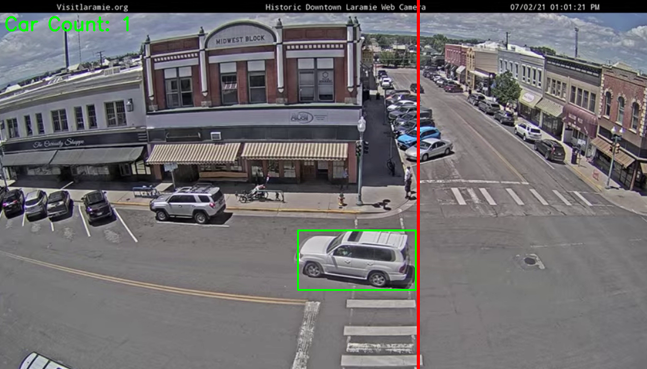
#> input picture images/counting_system.png, 647 x 369 px, given in place of Traffic_Laramie_1.mp4, which was not available
$ jupyter execute ex1_task2.ipynb
#> lines starting #> are read from the running program, lines starting #| are printed output that depends on the picture; after the words box and inside, x2 and y2 are one past the last pixel; in counts of white or black regions, pixels touching at a corner belong together; pictures that were not available may be replaced by others from this repository, and a replacement may not be noted
[cell 1]
# Import necessary libraries
import cv2
import numpy as np

[cell 2]
# Initialize video capture
video = cv2.VideoCapture("Traffic_Laramie_1.mp4")

# Get the frame rate and total frame count to calculate video duration
fps = video.get(cv2.CAP_PROP_FPS)
video_frames = video.get(cv2.CAP_PROP_FRAME_COUNT)
video_duration_seconds = video_frames / fps
video_duration_minutes = video_duration_seconds / 60

# Set the frame skip rate (For debugging purposes)
normal_frame_skip_rate = 1
fast_forward_skip_rate = 10
frame_skip_rate = normal_frame_skip_rate

initial_frame = None # Initialize the initial frame for comparison
car_count = 0 # Track number of cars that pass through the red line
line_position = 670 # Vertical line position to track cars passing through
car_positions = {} # Dictionary to store car positions
next_car_id = 0  # To assign unique IDs to each car
centroid_buffer = []  # Buffer to track centroids for duplicate counting

# Create an infinite loop to keep reading frames
while True:
    check, frame = video.read()
#> frame is the input picture: shape (369, 647, 3); mean B, G, R 111.4, 109.1, 111.7
    if not check:
        break

    # If frame_skip_rate more than 1, skip frames based on frame_skip_rate
    if frame_skip_rate > 1:
        for _ in range(frame_skip_rate - 1):
            video.grab()  # Skip frames

    # Convert the frame to grayscale and use gaussian blur to reduce noise
    gray_frame = cv2.cvtColor(frame, cv2.COLOR_BGR2GRAY)
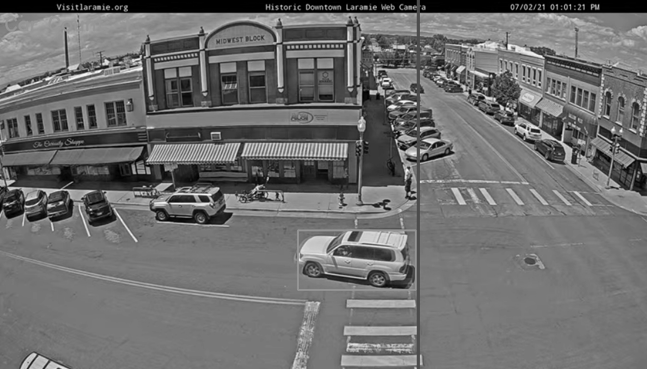
#> gray_frame: shape (369, 647); min 0, max 255, mean 110.1
    blur_frame = cv2.GaussianBlur(gray_frame, (25, 25), 0)
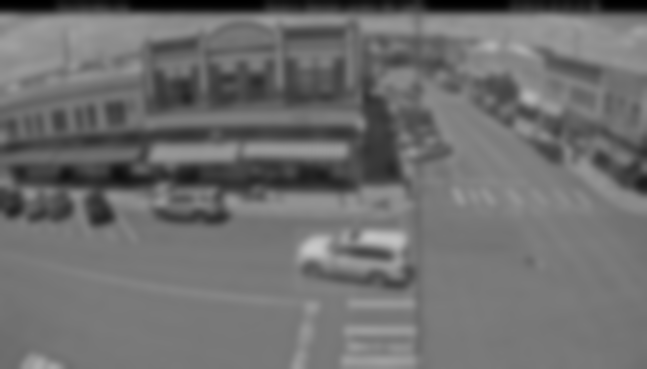
#> blur_frame: shape (369, 647); min 0, max 200, mean 110.1

    # Save the first frame as the initial frame
    if initial_frame is None:
        initial_frame = blur_frame

    # Compute the difference between the initial frame and the current frame
    delta_frame = cv2.absdiff(initial_frame, blur_frame)
#> delta_frame: shape (369, 647); every value is 0

    # Convert the difference (delta_frame) to a binary image.
    # If the pixel value is greater than 30, it will white, else it will be black.
    threshold, threshold_frame = cv2.threshold(delta_frame, 30, 255, cv2.THRESH_BINARY)

    # Apply morphological closing to close small gaps
    kernel = cv2.getStructuringElement(cv2.MORPH_RECT, (20, 20))
    closed_frame = cv2.morphologyEx(threshold_frame, cv2.MORPH_CLOSE, kernel)

    # Find contours in the thresholded frame
    contours, threshold = cv2.findContours(closed_frame, cv2.RETR_EXTERNAL, cv2.CHAIN_APPROX_SIMPLE)
#> contours = []; threshold = None

    # Loop through each detected contour
    for contour in contours:
        if cv2.contourArea(contour) < 1500:  # Ignore small contours
            continue

        # Get the bounding box around the contour, then calculate the centroid
        (x, y, w, h) = cv2.boundingRect(contour)
        centroid = (x + w // 2, y + h // 2)

        # Loop through each car's position and calculate the Euclidean distance between the
        # new centroid and the prev_centroid.
        car_matched = False
        for car_id, prev_centroid in car_positions.items():
            distance = np.linalg.norm(np.array(centroid) - np.array(prev_centroid))

            # If the distance is less than 20, assume its the same car and update its position
            if distance < 20:
                car_positions[car_id] = centroid
                car_matched = True

                # Check if the car crossed the line from right to left
                if prev_centroid[0] > line_position and centroid[0] <= line_position:

                    # If the car is not in the buffer, increment car_count and add the car_id to the buffer.
                    if car_id not in centroid_buffer:
                        car_count += 1
                        centroid_buffer.append(car_id)
                break

        # If car is not found in car_positions, add a new car to car_positions
        if not car_matched:
            car_positions[next_car_id] = centroid
            next_car_id += 1

        # Draw a green rectangle around the detected car
        cv2.rectangle(frame, (x, y), (x + w, y + h), (0, 255, 0), 2)
#> this loop made 0 passes
#> after the loop, car_count = 0; car_positions = 0 items; centroid_buffer = []; next_car_id = 0

    # Draw the red vertical line
    cv2.line(frame, (line_position, 0), (line_position, int(video.get(cv2.CAP_PROP_FRAME_HEIGHT))), (0, 0, 255), 3)

    # Display the frame with the bounding boxes and vertical line
    cv2.putText(frame, f"Car Count: {car_count}", (10, 50), cv2.FONT_HERSHEY_SIMPLEX, 1, (0, 255, 0), 2, cv2.LINE_AA)
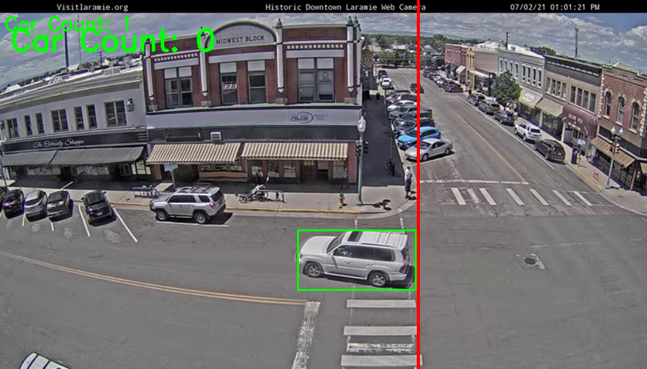
#> frame: shape (369, 647, 3); 0.81% of pixels changed, all inside (x1, y1, x2, y2) = (11, 27, 215, 53)
    cv2.imshow("Detected Cars", frame)

    # Check for key press events
    key = cv2.waitKey(30) & 0xFF  # Capture the pressed key
#> (key Esc is pressed here)
    if key == 27:  # Exit when "Esc" key is pressed
        break
    elif key == ord('d'):
        frame_skip_rate = fast_forward_skip_rate
    elif key == ord('a'):
        frame_skip_rate = normal_frame_skip_rate

# Release resources and close the window
video.release()
cv2.destroyAllWindows()

# Calculate cars per minute
cars_per_minute = car_count / video_duration_minutes
#> cars_per_minute = 0

# Print total number of cars detected
print("Total number of cars", car_count)
#| Total number of cars 0
print("Cars per minute:", round(cars_per_minute, 2))
#| Cars per minute: 0.0

$ run again, on images/morphological_closing.png
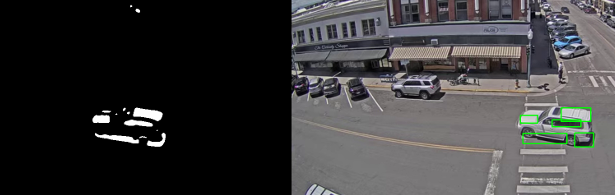
#> input picture images/morphological_closing.png, 615 x 195 px, given in place of Traffic_Laramie_1.mp4, which was not available
#> frame is the input picture: shape (195, 615, 3); mean B, G, R 59.4, 59, 59.7
#> `blur_frame = cv2.GaussianBlur(gray_frame, (25, 25), 0)`:
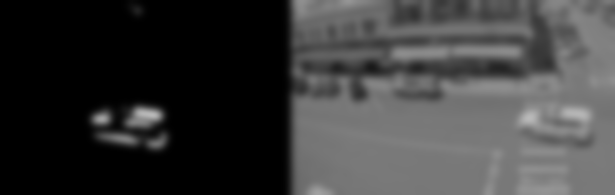
#> blur_frame: shape (195, 615); min 0, max 185, mean 59.2
#> delta_frame: shape (195, 615); every value is 0
#> contours = []; threshold = None
#> after the loop `for contour in contours:`: car_count = 0; car_positions = 0 items; centroid_buffer = []; next_car_id = 0
#> `cv2.putText(frame, f"Car Count: {car_count}", (10, 50), cv2.FONT_HERSH..`:
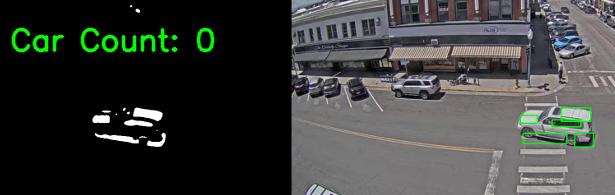
#> frame: shape (195, 615, 3); 1.64% of pixels changed, all inside (x1, y1, x2, y2) = (11, 27, 215, 53)
#| Total number of cars 0
#| Cars per minute: 0.0

$ run again, on images/morphological_closing2.png
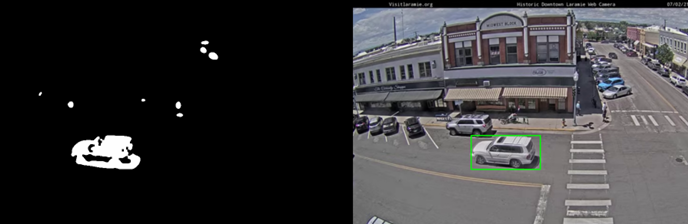
#> input picture images/morphological_closing2.png, 688 x 224 px, given in place of Traffic_Laramie_1.mp4, which was not available
#> frame is the input picture: shape (224, 688, 3); mean B, G, R 56.8, 55.4, 56.2
#> `blur_frame = cv2.GaussianBlur(gray_frame, (25, 25), 0)`:
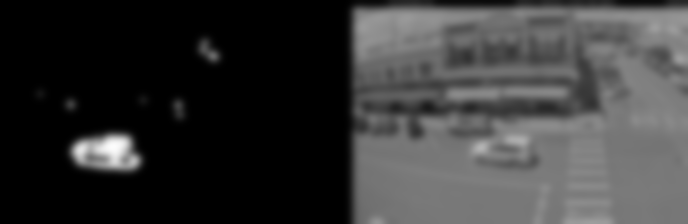
#> blur_frame: shape (224, 688); min 0, max 252, mean 55.8
#> delta_frame: shape (224, 688); every value is 0
#> contours = []; threshold = None
#> after the loop `for contour in contours:`: car_count = 0; car_positions = 0 items; centroid_buffer = []; next_car_id = 0
#> `cv2.putText(frame, f"Car Count: {car_count}", (10, 50), cv2.FONT_HERSH..`:
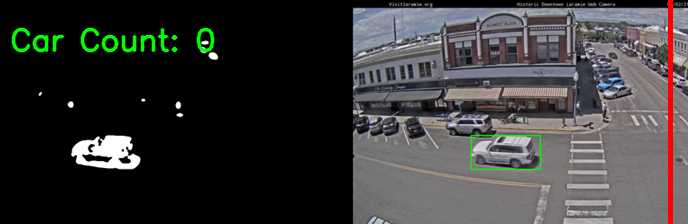
#> frame: shape (224, 688, 3); mean B, G, R 55.9, 56.8, 57.1
#| Total number of cars 0
#| Cars per minute: 0.0

$ run again, on images/problem1.png
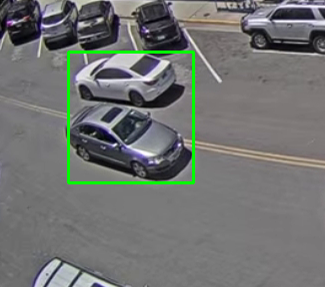
#> input picture images/problem1.png, 325 x 287 px, given in place of Traffic_Laramie_1.mp4, which was not available
#> frame is the input picture: shape (287, 325, 3); mean B, G, R 113.5, 115.3, 113
#> `blur_frame = cv2.GaussianBlur(gray_frame, (25, 25), 0)`:
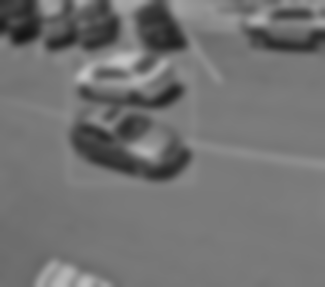
#> blur_frame: shape (287, 325); min 21, max 196, mean 114.4
#> delta_frame: shape (287, 325); every value is 0
#> contours = []; threshold = None
#> after the loop `for contour in contours:`: car_count = 0; car_positions = 0 items; centroid_buffer = []; next_car_id = 0
#> `cv2.putText(frame, f"Car Count: {car_count}", (10, 50), cv2.FONT_HERSH..`:
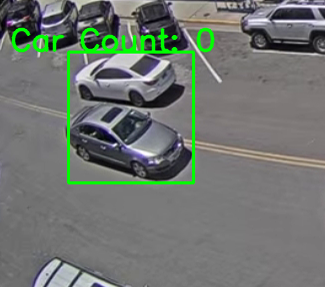
#> frame: shape (287, 325, 3); 2.01% of pixels changed, all inside (x1, y1, x2, y2) = (11, 27, 215, 53)
#| Total number of cars 0
#| Cars per minute: 0.0
